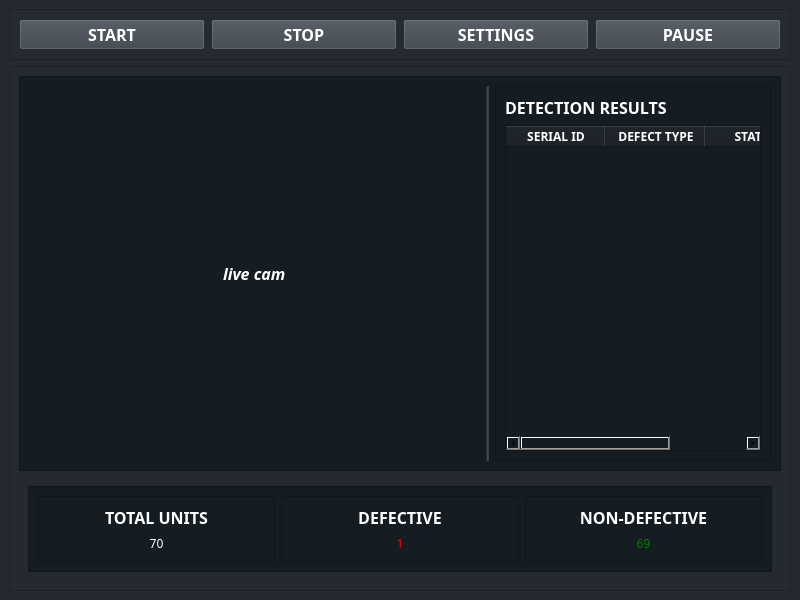
<?xml version="1.0" encoding="UTF-8"?>
<ui version="4.0">
 <class>MainWindow</class>
 <widget class="QMainWindow" name="MainWindow">
  <property name="geometry">
   <rect>
    <x>0</x>
    <y>0</y>
    <width>800</width>
    <height>600</height>
   </rect>
  </property>
  <property name="windowTitle">
   <string>MainWindow</string>
  </property>
  <property name="styleSheet">
   <string notr="true">background-color: #252A30</string>
  </property>
  <widget class="QWidget" name="centralwidget">
   <layout class="QVBoxLayout" name="verticalLayout_6">
    <item>
     <widget class="QFrame" name="frame_5">
      <property name="styleSheet">
       <string notr="true"/>
      </property>
      <property name="frameShape">
       <enum>QFrame::Shape::StyledPanel</enum>
      </property>
      <property name="frameShadow">
       <enum>QFrame::Shadow::Raised</enum>
      </property>
      <layout class="QHBoxLayout" name="horizontalLayout_3">
       <item>
        <widget class="QPushButton" name="pushButton">
         <property name="font">
          <font>
           <family>Poppins</family>
           <pointsize>12</pointsize>
           <bold>true</bold>
          </font>
         </property>
         <property name="styleSheet">
          <string notr="true">color: white;
background-color: rgb(58, 65, 72);</string>
         </property>
         <property name="text">
          <string>START</string>
         </property>
        </widget>
       </item>
       <item>
        <widget class="QPushButton" name="pushButton_2">
         <property name="font">
          <font>
           <family>Poppins</family>
           <pointsize>12</pointsize>
           <bold>true</bold>
          </font>
         </property>
         <property name="styleSheet">
          <string notr="true">color: white;
background-color: rgb(58, 65, 72);</string>
         </property>
         <property name="text">
          <string>STOP</string>
         </property>
        </widget>
       </item>
       <item>
        <widget class="QPushButton" name="pushButton_4">
         <property name="font">
          <font>
           <family>Poppins</family>
           <pointsize>12</pointsize>
           <bold>true</bold>
          </font>
         </property>
         <property name="styleSheet">
          <string notr="true">color: white;
background-color: rgb(58, 65, 72);</string>
         </property>
         <property name="text">
          <string>SETTINGS</string>
         </property>
        </widget>
       </item>
       <item>
        <widget class="QPushButton" name="pushButton_3">
         <property name="font">
          <font>
           <family>Poppins</family>
           <pointsize>12</pointsize>
           <bold>true</bold>
          </font>
         </property>
         <property name="styleSheet">
          <string notr="true">	color: white;
background-color: rgb(58, 65, 72);</string>
         </property>
         <property name="text">
          <string>PAUSE</string>
         </property>
        </widget>
       </item>
      </layout>
     </widget>
    </item>
    <item>
     <widget class="QFrame" name="frame_8">
      <property name="frameShape">
       <enum>QFrame::Shape::StyledPanel</enum>
      </property>
      <property name="frameShadow">
       <enum>QFrame::Shadow::Raised</enum>
      </property>
      <layout class="QVBoxLayout" name="verticalLayout_5">
       <item>
        <widget class="QFrame" name="frame_7">
         <property name="styleSheet">
          <string notr="true">background-color: #151C22</string>
         </property>
         <property name="frameShape">
          <enum>QFrame::Shape::StyledPanel</enum>
         </property>
         <property name="frameShadow">
          <enum>QFrame::Shadow::Raised</enum>
         </property>
         <layout class="QHBoxLayout" name="horizontalLayout_4">
          <item>
           <spacer name="horizontalSpacer_2">
            <property name="orientation">
             <enum>Qt::Orientation::Horizontal</enum>
            </property>
            <property name="sizeHint" stdset="0">
             <size>
              <width>40</width>
              <height>20</height>
             </size>
            </property>
           </spacer>
          </item>
          <item>
           <widget class="QLabel" name="label_7">
            <property name="font">
             <font>
              <family>Poppins</family>
              <pointsize>12</pointsize>
              <italic>true</italic>
              <bold>true</bold>
             </font>
            </property>
            <property name="styleSheet">
             <string notr="true">color: white;</string>
            </property>
            <property name="text">
             <string>live cam</string>
            </property>
           </widget>
          </item>
          <item>
           <spacer name="horizontalSpacer">
            <property name="orientation">
             <enum>Qt::Orientation::Horizontal</enum>
            </property>
            <property name="sizeHint" stdset="0">
             <size>
              <width>16</width>
              <height>20</height>
             </size>
            </property>
           </spacer>
          </item>
          <item>
           <widget class="Line" name="line">
            <property name="styleSheet">
             <string notr="true">background-color: rgb(58, 65, 72);</string>
            </property>
            <property name="orientation">
             <enum>Qt::Orientation::Vertical</enum>
            </property>
           </widget>
          </item>
          <item>
           <widget class="QFrame" name="frame_6">
            <property name="frameShape">
             <enum>QFrame::Shape::StyledPanel</enum>
            </property>
            <property name="frameShadow">
             <enum>QFrame::Shadow::Raised</enum>
            </property>
            <layout class="QVBoxLayout" name="verticalLayout_4">
             <item>
              <widget class="QLabel" name="label_10">
               <property name="font">
                <font>
                 <family>Poppins</family>
                 <pointsize>12</pointsize>
                 <bold>true</bold>
                </font>
               </property>
               <property name="styleSheet">
                <string notr="true">color: white;</string>
               </property>
               <property name="text">
                <string>DETECTION RESULTS</string>
               </property>
              </widget>
             </item>
             <item>
              <widget class="QTableWidget" name="tableWidget">
               <property name="styleSheet">
                <string notr="true">color: white;</string>
               </property>
               <column>
                <property name="text">
                 <string>SERIAL ID</string>
                </property>
                <property name="font">
                 <font>
                  <family>Poppins</family>
                  <pointsize>9</pointsize>
                  <bold>true</bold>
                 </font>
                </property>
               </column>
               <column>
                <property name="text">
                 <string>DEFECT TYPE</string>
                </property>
                <property name="font">
                 <font>
                  <family>Poppins</family>
                  <pointsize>9</pointsize>
                  <bold>true</bold>
                 </font>
                </property>
               </column>
               <column>
                <property name="text">
                 <string>STATUS</string>
                </property>
                <property name="font">
                 <font>
                  <family>Poppins</family>
                  <pointsize>9</pointsize>
                  <bold>true</bold>
                 </font>
                </property>
               </column>
              </widget>
             </item>
            </layout>
           </widget>
          </item>
         </layout>
        </widget>
       </item>
       <item>
        <widget class="QWidget" name="widget" native="true">
         <property name="styleSheet">
          <string notr="true"/>
         </property>
         <layout class="QHBoxLayout" name="horizontalLayout_2">
          <item>
           <widget class="QFrame" name="frame_4">
            <property name="styleSheet">
             <string notr="true">background-color: #151C22</string>
            </property>
            <property name="frameShape">
             <enum>QFrame::Shape::StyledPanel</enum>
            </property>
            <property name="frameShadow">
             <enum>QFrame::Shadow::Raised</enum>
            </property>
            <layout class="QHBoxLayout" name="horizontalLayout">
             <item>
              <widget class="QFrame" name="frame">
               <property name="styleSheet">
                <string notr="true"/>
               </property>
               <property name="frameShape">
                <enum>QFrame::Shape::StyledPanel</enum>
               </property>
               <property name="frameShadow">
                <enum>QFrame::Shadow::Raised</enum>
               </property>
               <layout class="QVBoxLayout" name="verticalLayout">
                <item>
                 <widget class="QLabel" name="label">
                  <property name="font">
                   <font>
                    <family>Poppins</family>
                    <pointsize>12</pointsize>
                    <bold>true</bold>
                   </font>
                  </property>
                  <property name="styleSheet">
                   <string notr="true">color: white;</string>
                  </property>
                  <property name="text">
                   <string>TOTAL UNITS</string>
                  </property>
                  <property name="alignment">
                   <set>Qt::AlignmentFlag::AlignCenter</set>
                  </property>
                 </widget>
                </item>
                <item>
                 <widget class="QLabel" name="label_4">
                  <property name="font">
                   <font>
                    <family>Poppins</family>
                   </font>
                  </property>
                  <property name="styleSheet">
                   <string notr="true">color: white;</string>
                  </property>
                  <property name="text">
                   <string>70</string>
                  </property>
                  <property name="alignment">
                   <set>Qt::AlignmentFlag::AlignCenter</set>
                  </property>
                 </widget>
                </item>
               </layout>
              </widget>
             </item>
             <item>
              <widget class="QFrame" name="frame_2">
               <property name="styleSheet">
                <string notr="true"/>
               </property>
               <property name="frameShape">
                <enum>QFrame::Shape::StyledPanel</enum>
               </property>
               <property name="frameShadow">
                <enum>QFrame::Shadow::Raised</enum>
               </property>
               <layout class="QVBoxLayout" name="verticalLayout_2">
                <item>
                 <widget class="QLabel" name="label_2">
                  <property name="font">
                   <font>
                    <family>Poppins</family>
                    <pointsize>12</pointsize>
                    <bold>true</bold>
                   </font>
                  </property>
                  <property name="styleSheet">
                   <string notr="true">color: white;</string>
                  </property>
                  <property name="text">
                   <string>DEFECTIVE</string>
                  </property>
                  <property name="alignment">
                   <set>Qt::AlignmentFlag::AlignCenter</set>
                  </property>
                 </widget>
                </item>
                <item>
                 <widget class="QLabel" name="label_5">
                  <property name="font">
                   <font>
                    <family>Poppins</family>
                   </font>
                  </property>
                  <property name="styleSheet">
                   <string notr="true">color: red;</string>
                  </property>
                  <property name="text">
                   <string>1</string>
                  </property>
                  <property name="alignment">
                   <set>Qt::AlignmentFlag::AlignCenter</set>
                  </property>
                 </widget>
                </item>
               </layout>
              </widget>
             </item>
             <item>
              <widget class="QFrame" name="frame_3">
               <property name="styleSheet">
                <string notr="true"/>
               </property>
               <property name="frameShape">
                <enum>QFrame::Shape::StyledPanel</enum>
               </property>
               <property name="frameShadow">
                <enum>QFrame::Shadow::Raised</enum>
               </property>
               <layout class="QVBoxLayout" name="verticalLayout_3">
                <item>
                 <widget class="QLabel" name="label_3">
                  <property name="font">
                   <font>
                    <family>Poppins</family>
                    <pointsize>12</pointsize>
                    <bold>true</bold>
                   </font>
                  </property>
                  <property name="styleSheet">
                   <string notr="true">color: white;</string>
                  </property>
                  <property name="text">
                   <string>NON-DEFECTIVE</string>
                  </property>
                  <property name="alignment">
                   <set>Qt::AlignmentFlag::AlignCenter</set>
                  </property>
                 </widget>
                </item>
                <item>
                 <widget class="QLabel" name="label_6">
                  <property name="font">
                   <font>
                    <family>Poppins</family>
                   </font>
                  </property>
                  <property name="styleSheet">
                   <string notr="true">color: green;</string>
                  </property>
                  <property name="text">
                   <string>69</string>
                  </property>
                  <property name="alignment">
                   <set>Qt::AlignmentFlag::AlignCenter</set>
                  </property>
                 </widget>
                </item>
               </layout>
              </widget>
             </item>
            </layout>
           </widget>
          </item>
         </layout>
        </widget>
       </item>
      </layout>
     </widget>
    </item>
   </layout>
  </widget>
 </widget>
 <resources/>
 <connections/>
</ui>
